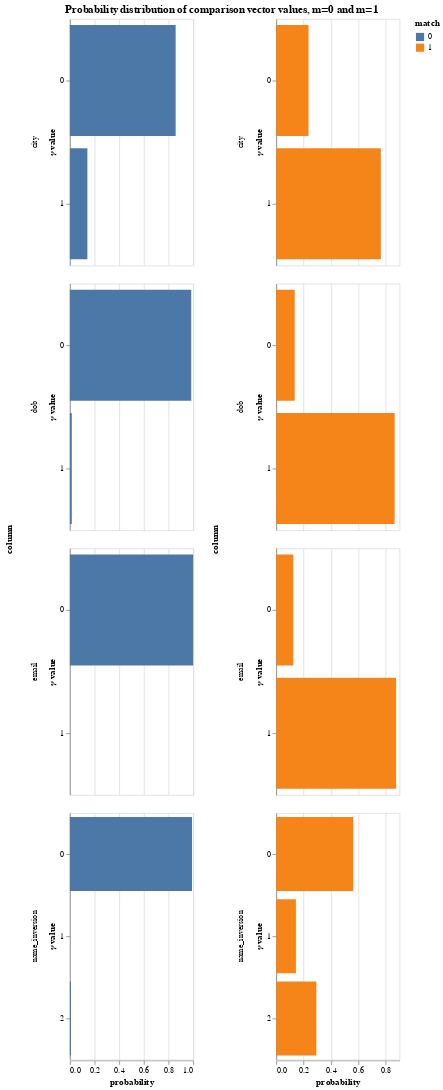

The cell this chart's notebook holds for it:
### Markdown cell above
The `params` property of the `linker` is an object that contains a lot of diagnostic information about how the match probability was computed.  The following cells demonstrate some of its functionality

### Code cell
params = linker.params
params.probability_distribution_chart()

### Figure 1 — Vega-Lite specification as saved in the notebook (floating-point values rounded to 4 significant figures)
{"$schema": "https://vega.github.io/schema/vega-lite/v3.4.0.json", "config": {"mark": {"tooltip": null}, "title": {"anchor": "middle"}, "view": {"height": 300, "width": 400}}, "data": {"name": "data-3d68dc614ed11465869762a4ed388ff0"}, "datasets": {"data-3d68dc614ed11465869762a4ed388ff0": [{"column": "name_inversion", "gamma": "gamma_name_inversion", "match": 1, "probability": 0.563, "value": 0, "value_of_gamma": "level_0"}, {"column": "name_inversion", "gamma": "gamma_name_inversion", "match": 1, "probability": 0.1439, "value": 1, "value_of_gamma": "level_1"}, {"column": "name_inversion", "gamma": "gamma_name_inversion", "match": 1, "probability": 0.2931, "value": 2, "value_of_gamma": "level_2"}, {"column": "name_inversion", "gamma": "gamma_name_inversion", "match": 0, "probability": 0.9908, "value": 0, "value_of_gamma": "level_0"}, {"column": "name_inversion", "gamma": "gamma_name_inversion", "match": 0, "probability": 0, "value": 1, "value_of_gamma": "level_1"}, {"column": "name_inversion", "gamma": "gamma_name_inversion", "match": 0, "probability": 0.009186, "value": 2, "value_of_gamma": "level_2"}, {"column": "dob", "gamma": "gamma_dob", "match": 1, "probability": 0.1354, "value": 0, "value_of_gamma": "level_0"}, {"column": "dob", "gamma": "gamma_dob", "match": 1, "probability": 0.8646, "value": 1, "value_of_gamma": "level_1"}, {"column": "dob", "gamma": "gamma_dob", "match": 0, "probability": 0.9844, "value": 0, "value_of_gamma": "level_0"}, {"column": "dob", "gamma": "gamma_dob", "match": 0, "probability": 0.01562, "value": 1, "value_of_gamma": "level_1"}, {"column": "city", "gamma": "gamma_city", "match": 1, "probability": 0.2361, "value": 0, "value_of_gamma": "level_0"}, {"column": "city", "gamma": "gamma_city", "match": 1, "probability": 0.7639, "value": 1, "value_of_gamma": "level_1"}, {"column": "city", "gamma": "gamma_city", "match": 0, "probability": 0.858, "value": 0, "value_of_gamma": "level_0"}, {"column": "city", "gamma": "gamma_city", "match": 0, "probability": 0.142, "value": 1, "value_of_gamma": "level_1"}, {"column": "email", "gamma": "gamma_email", "match": 1, "probability": 0.1251, "value": 0, "value_of_gamma": "level_0"}, {"column": "email", "gamma": "gamma_email", "match": 1, "probability": 0.8749, "value": 1, "value_of_gamma": "level_1"}, {"column": "email", "gamma": "gamma_email", "match": 0, "probability": 1.0, "value": 0, "value_of_gamma": "level_0"}, {"column": "email", "gamma": "gamma_email", "match": 0, "probability": 3.365e-05, "value": 1, "value_of_gamma": "level_1"}]}, "hconcat": [{"encoding": {"color": {"field": "match", "type": "nominal"}, "row": {"field": "column", "sort": {"field": "gamma"}, "type": "nominal"}, "tooltip": [{"field": "column", "type": "nominal"}, {"field": "probability", "format": ".4f", "type": "quantitative"}, {"field": "value", "type": "ordinal"}], "x": {"field": "probability", "type": "quantitative"}, "y": {"axis": {"title": "𝛾 value"}, "field": "value", "type": "nominal"}}, "mark": "bar", "resolve": {"scale": {"y": "independent"}}, "transform": [{"filter": "(datum.match === 0)"}], "width": 150}, {"encoding": {"color": {"field": "match", "type": "nominal"}, "row": {"field": "column", "sort": {"field": "gamma"}, "type": "nominal"}, "tooltip": [{"field": "column", "type": "nominal"}, {"field": "probability", "format": ".4f", "type": "quantitative"}, {"field": "value", "type": "ordinal"}], "x": {"field": "probability", "type": "quantitative"}, "y": {"axis": {"title": "𝛾 value"}, "field": "value", "type": "nominal"}}, "mark": "bar", "resolve": {"scale": {"y": "independent"}}, "transform": [{"filter": "(datum.match === 1)"}], "width": 150}], "title": "Probability distribution of comparison vector values, m=0 and m=1"}
